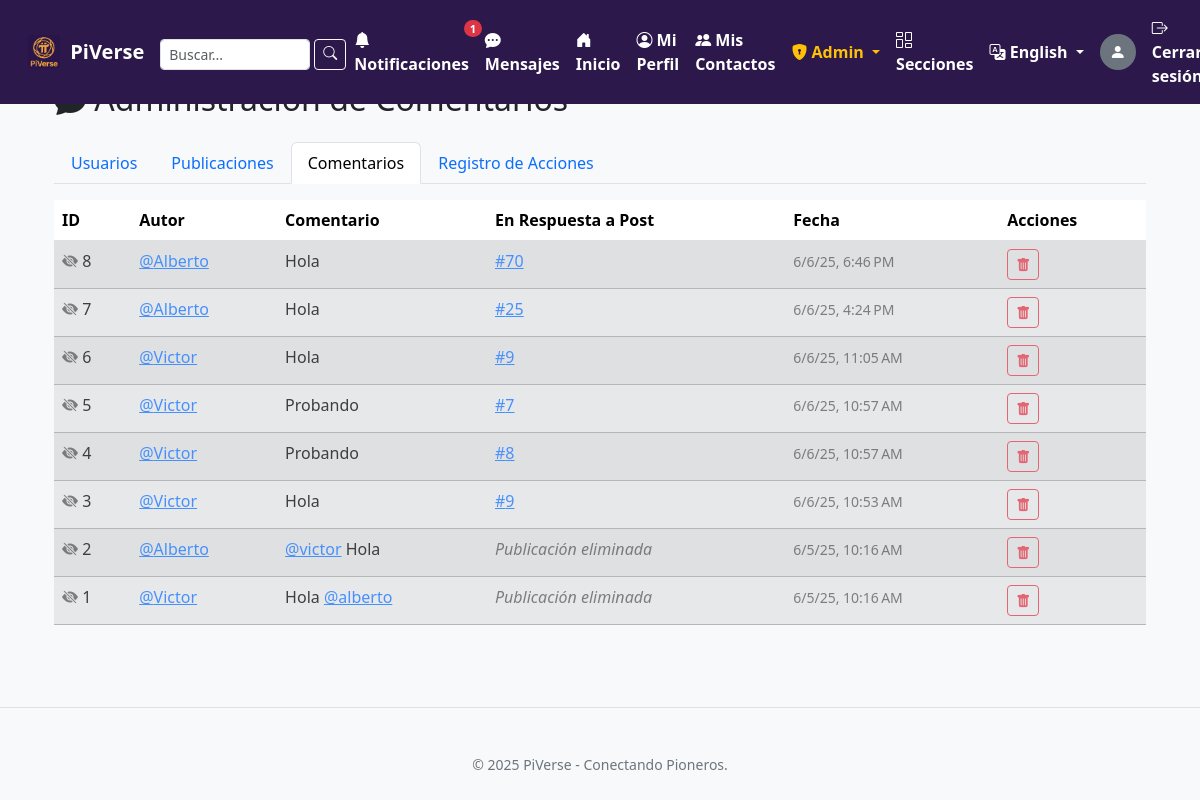
Before: /admin/comments (signed in) with the older database file.
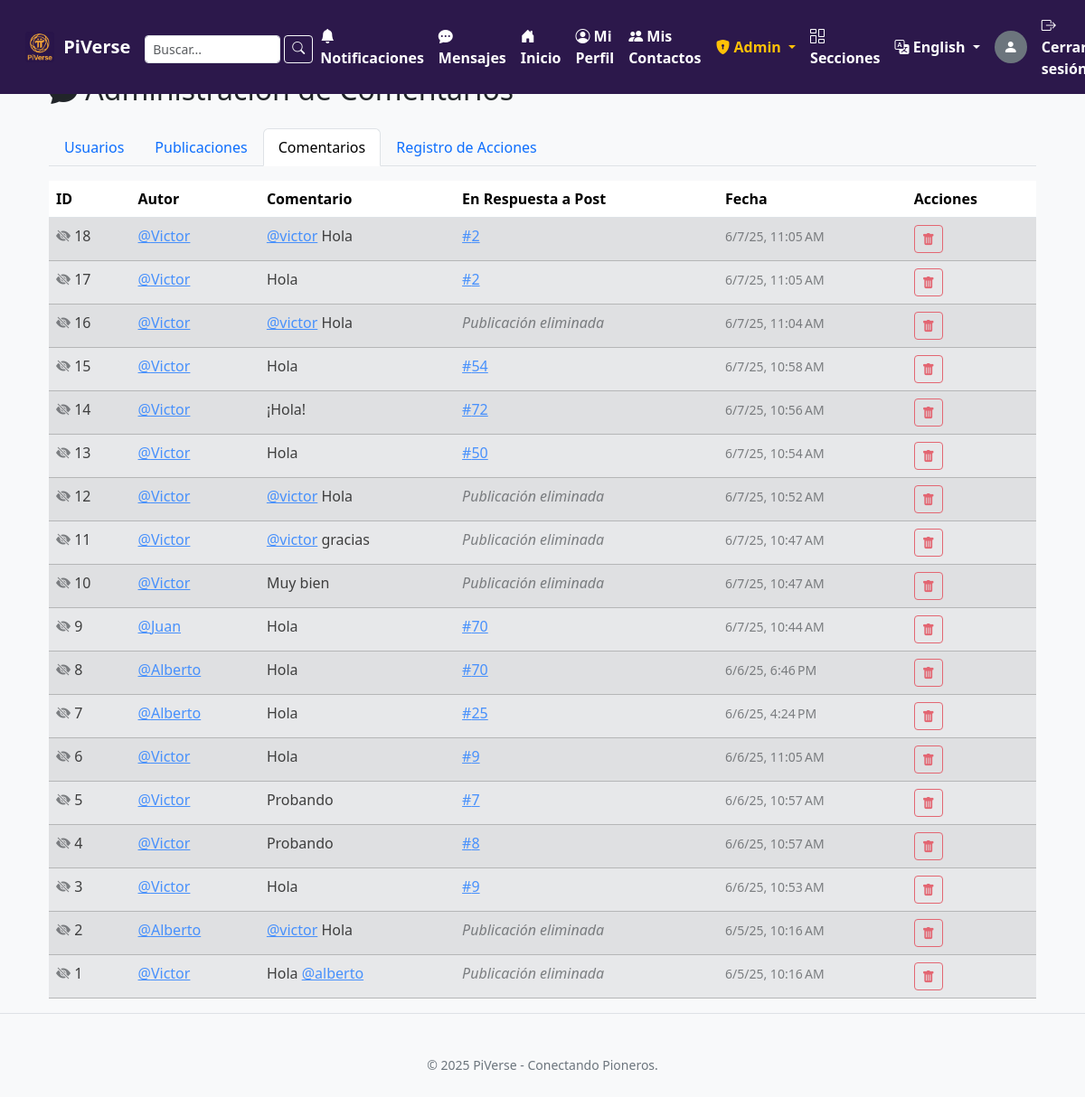
After: the same page with the newer database file.
### tables this page shows
CREATE TABLE users (
                id INTEGER PRIMARY KEY AUTOINCREMENT,
                username TEXT UNIQUE NOT NULL,
                password TEXT NOT NULL
            , is_admin_old INTEGER DEFAULT 0, role TEXT NOT NULL DEFAULT 'user', is_admin INTEGER DEFAULT 0);

CREATE TABLE comments (
                id INTEGER PRIMARY KEY AUTOINCREMENT,
                post_id INTEGER NOT NULL,
                user_id INTEGER NOT NULL,
                content TEXT NOT NULL,
                parent_comment_id INTEGER DEFAULT NULL,
                timestamp DATETIME DEFAULT CURRENT_TIMESTAMP, is_visible INTEGER NOT NULL DEFAULT 1,
                FOREIGN KEY(post_id) REFERENCES posts(id) ON DELETE CASCADE,
                FOREIGN KEY(user_id) REFERENCES users(id) ON DELETE CASCADE,
                FOREIGN KEY(parent_comment_id) REFERENCES comments(id) ON DELETE CASCADE
            );

CREATE TABLE posts (
                id INTEGER PRIMARY KEY AUTOINCREMENT,
                user_id INTEGER NOT NULL,
                content TEXT NOT NULL,
                image_filename TEXT,
                timestamp DATETIME DEFAULT CURRENT_TIMESTAMP,
                section_id INTEGER REFERENCES sections(id) ON DELETE SET NULL,
                preview_url TEXT,
                preview_title TEXT,
                preview_description TEXT,
                preview_image_url TEXT, preview_site_name TEXT, is_visible INTEGER NOT NULL DEFAULT 1,
                FOREIGN KEY(user_id) REFERENCES users(id) ON DELETE CASCADE
            );

### app.py (the view)
@app.route('/admin/comments')
@moderator_or_higher_required
def admin_list_comments():
    comments_list = []
    with sqlite3.connect('users.db') as conn:
        conn.row_factory = sqlite3.Row
        c = conn.cursor()
        c.execute('''
            SELECT
                c.id, c.content, c.timestamp,
                u.id AS author_user_id,
                COALESCE(pr.username, u.username) AS author_username,
                pr.slug AS author_slug,
                p.id AS post_id,
                SUBSTR(p.content, 1, 50) AS post_snippet
            FROM comments c
            JOIN users u ON c.user_id = u.id
            LEFT JOIN profiles pr ON u.id = pr.user_id
            LEFT JOIN posts p ON c.post_id = p.id
            ORDER BY c.timestamp DESC
        ''')
        comments_raw = c.fetchall()
        for row in comments_raw:
            comment_item = dict(row)
            comment_item['content_display'] = procesar_menciones_para_mostrar(row['content'])
            comment_item['timestamp_obj'] = parse_timestamp(row['timestamp'])
            comments_list.append(comment_item)
    return render_template('admin/comments_list.html', comments_list=comments_list)

### app.py (called while the page is built)
def select_current_locale():
    user_lang = session.get('language')
    if user_lang and user_lang in app.config['LANGUAGES'].keys():
        return user_lang
    if request:
        return request.accept_languages.best_match(app.config['LANGUAGES'].keys())
    return app.config['BABEL_DEFAULT_LOCALE']

def get_blocked_and_blocking_ids(user_id, c):
    excluded_ids = set()
    if not user_id:
        return excluded_ids
    c.execute("SELECT blocked_user_id FROM blocked_users WHERE blocker_user_id = ?", (user_id,))
    blocked_by_me = {row[0] for row in c.fetchall()}
    c.execute("SELECT blocker_user_id FROM blocked_users WHERE blocked_user_id = ?", (user_id,))
    blocked_me = {row[0] for row in c.fetchall()}
    excluded_ids.update(blocked_by_me)
    excluded_ids.update(blocked_me)
    return excluded_ids

def procesar_menciones_para_mostrar(texto):
    if texto is None: return ""
    def reemplazar(match):
        slug_capturado = match.group(1)
        slug_enlace = slug_capturado.lower()
        return f'<a href="{url_for("ver_perfil", slug_perfil=slug_enlace)}">@{slug_capturado}</a>'
    return re.sub(r'@([a-zA-Z0-9_]+)', reemplazar, texto, flags=re.IGNORECASE)

def parse_timestamp(timestamp_str):
    if not timestamp_str:
        return None
    if isinstance(timestamp_str, datetime):
        return timestamp_str if timestamp_str.tzinfo else timestamp_str.replace(tzinfo=timezone.utc)
    formats_to_try = [
        '%Y-%m-%d %H:%M:%S.%f',  # Formato con microsegundos
        '%Y-%m-%d %H:%M:%S'      # Formato sin microsegundos
    ]
    for fmt in formats_to_try:
        try:
            dt_obj_naive = datetime.strptime(timestamp_str, fmt)
            dt_obj_aware = dt_obj_naive.replace(tzinfo=timezone.utc)
            return dt_obj_aware
        except ValueError:
            continue
    print(f"ADVERTENCIA: No se pudo parsear la cadena de timestamp: {timestamp_str} con los formatos probados.")
    return None

### templates/admin/comments_list.html (shortened to what this page needs)
{% extends "base.html" %}
{% block content %}
<div class="container mt-4">
    <div class="row mb-3">
        <div class="col">
            <h2> {{ _('Administración de Comentarios') }}</h2>
        </div>
    </div>
    <ul class="nav nav-tabs mb-3">
        <li class="nav-item">
            <a class="nav-link" href="{{ url_for('admin_users_list') }}">{{ _('Usuarios') }}</a>
        </li>
        <li class="nav-item">
            <a class="nav-link" href="{{ url_for('admin_list_posts') }}">{{ _('Publicaciones') }}</a>
        </li>
        <li class="nav-item">
            <a class="nav-link active" href="{{ url_for('admin_list_comments') }}">{{ _('Comentarios') }}</a>
        </li>
        <li class="nav-item">
            <a class="nav-link" href="{{ url_for('admin_view_log') }}">{{ _('Registro de Acciones') }}</a>
        </li>
    </ul>
    {% if comments_list %}
    <div class="table-responsive">
        <table class="table table-striped table-hover">
            <thead>
                <tr>
                    <th scope="col">ID</th>
                    <th scope="col">{{ _('Autor') }}</th>
                    <th scope="col">{{ _('Comentario') }}</th>
                    <th scope="col">{{ _('En Respuesta a Post') }}</th>
                    <th scope="col">{{ _('Fecha') }}</th>
                    <th scope="col">{{ _('Acciones') }}</th>
                </tr>
            </thead>
            <tbody>
                {% for comment in comments_list %}
                <tr class="{% if not comment.is_visible %}table-secondary opacity-75{% endif %}">
                    <td>
                        {% if not comment.is_visible %}<i class="bi bi-eye-slash-fill text-muted" title="{{ _('Oculto') }}"></i> {% endif %}
                        {{ comment.id }}
                    </td>
                    <td>
                        <a href="{{ url_for('ver_perfil', slug_perfil=comment.author_slug) }}">@{{ comment.author_username }}</a>
                    </td>
                    <td style="max-width: 400px;">
                        <span title="{{ comment.content }}">{{ comment.content_display[:150] | safe }}{% if comment.content_display|length > 150 %}...{% endif %}</span>
                    </td>
                    <td>
                        {% if comment.post_id %}
                            <a href="{{ url_for('ver_publicacion_individual', post_id_vista=comment.post_id) }}" title="{{ comment.post_snippet }}">
                               #{{ comment.post_id }}
                            </a>
                        {% else %}
                            <span class="text-muted fst-italic">{{ _('Publicación eliminada') }}</span>
                        {% endif %}
                    </td>
                    <td>
                        <small class="text-muted" title="{{ comment.timestamp }}">
                            {{ format_datetime(comment.timestamp_obj, 'short') if comment.timestamp_obj else comment.timestamp.split('.')[0] }}
                        </small>
                    </td>
                    <td>
                        <form method="POST" action="{{ url_for('delete_comment', comment_id=comment.id) }}" style="display: inline;"
                              onsubmit="return confirm('{{ _('¿Estás seguro de que quieres ocultar este comentario (ID: %(comment_id)s)?', comment_id=comment.id) }}');">
                            <button type="submit" class="btn btn-sm btn-outline-danger" title="{{ _('Ocultar Comentario') }}"><i class="bi bi-trash-fill"></i></button>
                        </form>
                    </td>
                </tr>
                {% endfor %}
            </tbody>
        </table>
    </div>
    {% else %}
    <div class="alert alert-info" role="alert">
        {{ _('No se encontraron comentarios.') }}
    </div>
    {% endif %}
</div>
{% endblock %}

### templates/base.html (shortened to what this page needs)
<!DOCTYPE html>
<html lang="{{ current_locale.language if current_locale else 'es' }}">
<head>
    <link href="https://cdn.jsdelivr.net/npm/bootstrap@5.3.3/dist/css/bootstrap.min.css" rel="stylesheet">
    <link rel="stylesheet" href="https://cdn.jsdelivr.net/npm/bootstrap-icons@1.11.3/font/bootstrap-icons.min.css">
</head>
<body>
<div class="content-wrapper">
    <nav class="navbar navbar-expand-lg navbar-dark fixed-top px-3">
        <div class="container-fluid">
            <a class="navbar-brand d-flex align-items-center" href="{{ url_for('index') }}">
                <img src="{{ url_for('static', filename='images/piverse.png') }}" alt="{{ _('Logo de PiVerse') }}" style="max-height: 35px; margin-right: 10px; border-radius: 4px;">
                <span style="color: #FFFFFF; font-weight: bold;">PiVerse</span>
            </a>
            <div class="collapse navbar-collapse" id="navbarNav">
                <ul class="navbar-nav ms-auto mb-2 mb-lg-0 align-items-center">
                    {% if 'user_id' in session %}
                        <li class="nav-item">
                            <form class="d-flex pt-1" method="GET" action="{{ url_for('search') }}" role="search">
                                <input class="form-control form-control-sm me-1" type="search" name="q" placeholder="{{ _('Buscar...') }}" aria-label="{{ _('Buscar') }}" style="width: 150px; height: 31px;">
                                <button class="btn btn-sm btn-outline-light" type="submit" style="height: 31px; line-height: 1.2;"><i class="bi bi-search"></i></button>
                            </form>
                        </li>
                        <li class="nav-item">
                            <a class="nav-link position-relative" href="{{ url_for('notificaciones') }}">
                                <i class="bi bi-bell-fill"></i> {{ _('Notificaciones') }}
                                <span class="badge rounded-pill bg-danger notification-badge {% if notificaciones_no_leidas_count == 0 %}d-none{% endif %}" id="notifications-count-badge">
                                    {{ notificaciones_no_leidas_count if notificaciones_no_leidas_count > 0 else '' }}
                                </span>
                            </a>
                        </li>
                        <li class="nav-item">
                            <a class="nav-link position-relative" href="{{ url_for('mensajes') }}">
                                <i class="bi bi-chat-dots-fill"></i> {{ _('Mensajes') }}
                            </a>
                        </li>
                        <li class="nav-item"><a class="nav-link" href="{{ url_for('feed') }}"><i class="bi bi-house-door-fill"></i> {{ _('Inicio') }}</a></li>
                        <li class="nav-item"><a class="nav-link" href="{{ url_for('profile') }}"><i class="bi bi-person-circle"></i> {{ _('Mi Perfil') }}</a></li>
                        <li class="nav-item"><a class="nav-link" href="{{ url_for('contactos') }}"><i class="bi bi-people-fill"></i> {{ _('Mis Contactos') }}</a></li>
                        {% if current_user_role in ['moderator', 'coordinator', 'admin'] %}
                        <li class="nav-item dropdown">
                            <a class="nav-link dropdown-toggle" href="#" id="adminDropdown" role="button" data-bs-toggle="dropdown" aria-expanded="false" style="color: #ffc107;">
                                <i class="bi bi-shield-lock-fill"></i> {{ _('Admin') }}
                            </a>
                        </li>
                        {% endif %}
                        <li class="nav-item">
                            <a class="nav-link" href="{{ url_for('sections_list') }}">
                                <i class="bi bi-columns-gap"></i> {{ _('Secciones') }}
                            </a>
                        </li>
                        <li class="nav-item dropdown">
                            <a class="nav-link dropdown-toggle" href="#" id="languageDropdown" role="button" data-bs-toggle="dropdown" aria-expanded="false">
                                <i class="bi bi-translate"></i>
                                {{ available_languages.get(current_locale, _('Idioma')) }}
                            </a>
                        </li>
                        <li class="nav-item me-2 ms-2">
                            {% if foto_usuario_actual %}
                                <a href="{{ url_for('profile') }}">
                                    <img src="{{ url_for('static', filename='uploads/' + foto_usuario_actual) }}" class="rounded-circle" style="width: 36px; height: 36px; object-fit: cover;" alt="{{ _('Foto de perfil de %(username)s', username=display_username_session) }}">
                                </a>
                            {% else %}
                                <a href="{{ url_for('profile') }}" class="text-decoration-none">
                                    <div class="rounded-circle bg-secondary d-flex justify-content-center align-items-center" style="width: 36px; height: 36px;" title="{{ _('Completar perfil') }}">
                                        <i class="bi bi-person-fill text-white"></i>
                                    </div>
                                </a>
                            {% endif %}
                        </li>
                        <li class="nav-item"><a class="nav-link" href="{{ url_for('logout') }}"><i class="bi bi-box-arrow-right"></i> {{ _('Cerrar sesión') }}</a></li>
                    {% endif %}
                </ul>
            </div>
        </div>
    </nav>
    <div class="container">
        {% block content %}{% endblock %}
    </div>
</div>
<footer class="footer-main text-center">
    <div class="container">
        <small>&copy; {% if now %}{{ now().year }}{% else %}{{ _('Año actual') }}{% endif %} PiVerse - {{ _('Conectando Pioneros.') }}</small>
    </div>
</footer>
</body>
</html>

### templates/base.html (style rules this page uses)
body { background-color: #f8f9fa; padding-top: 56px; display: flex; flex-direction: column; min-height: 100vh; }
.content-wrapper { flex: 1 0 auto; }
.navbar { background-color: #2c184b; }
.navbar .navbar-brand img { max-height: 35px; margin-right: 10px; border-radius: 4px; }
.navbar .navbar-brand, .navbar .nav-link { color: #FFFFFF; font-weight: bold; }
.container { margin-top: 20px; }
footer.footer-main { padding: 1.5rem 0; margin-top: auto; background-color: #f8f9fa; color: #6c757d; border-top: 1px solid #dee2e6; }

Changed rows visible on the page:
added comments: id "18", author_username "Victor", content_display "@victor Hola", post_id "2", timestamp_obj "6/7/25, 11:05 AM", content "@victor Hola" (drawn)
added comments: id "17", author_username "Victor", content "Hola", post_id "2", timestamp_obj "6/7/25, 11:05 AM"
added comments: id "16", author_username "Victor", content_display "@victor Hola", timestamp_obj "6/7/25, 11:04 AM", content "@victor Hola" (drawn)
added comments: id "15", author_username "Victor", content "Hola", post_id "54", timestamp_obj "6/7/25, 10:58 AM"
added comments: id "14", author_username "Victor", content "¡Hola!", post_id "72", timestamp_obj "6/7/25, 10:56 AM"
added comments: id "13", author_username "Victor", content "Hola", post_id "50", timestamp_obj "6/7/25, 10:54 AM"
added comments: id "12", author_username "Victor", content_display "@victor Hola", timestamp_obj "6/7/25, 10:52 AM", content "@victor Hola" (drawn)
added comments: id "11", author_username "Victor", content_display "@victor gracias", timestamp_obj "6/7/25, 10:47 AM", content "@victor gracias" (drawn)
added comments: id "10", author_username "Victor", content "Muy bien", timestamp_obj "6/7/25, 10:47 AM"
added comments: id "9", author_username "Juan", content "Hola", post_id "70", timestamp_obj "6/7/25, 10:44 AM"
Other visible differences:
text no longer shown: "1"
